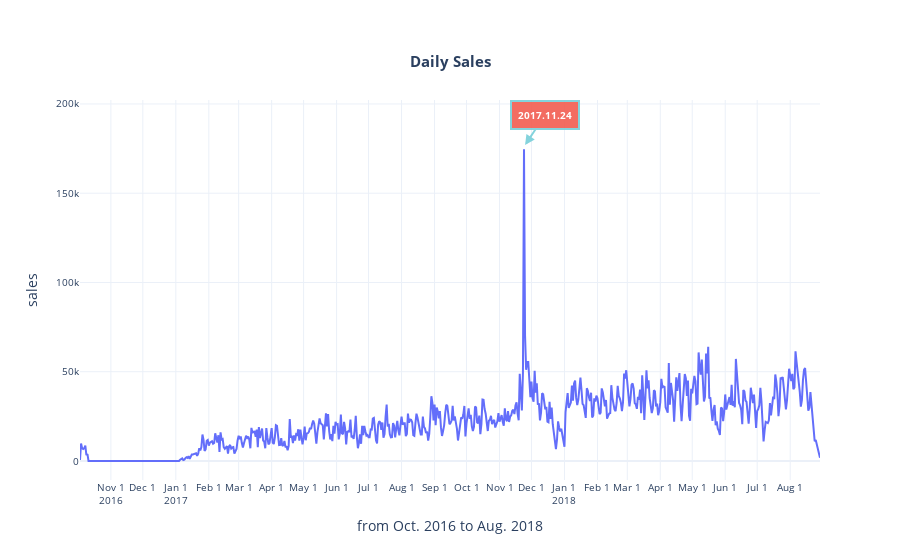

Notebook code for this chart:
### Code cell
fig = go.Figure()
fig.add_trace(
    go.Scatter(
        x=payment_day_df.index, 
        y=payment_day_df['payment_value'], 
    )
)
fig.update_layout(
    {
        "title": {
            "text": "<b>Daily Sales</b>",
            "x": 0.5,
            "y": 0.9,
            "font": {
                "size": 15
            }
        },
        "xaxis": {
            "title": "from Oct. 2016 to Aug. 2018",
            "showticklabels":True,
            "tick0": "2016-10-01",
            "dtick": "M1",
            "tickfont": {
                "size": 10                
            }
        },
        "yaxis": {
            "title": "sales",
            "tickfont": {
                "size": 10                
            }
        },
        "template":'plotly_white'
    },
fig.add_annotation(
            x="2017-11-25",
            y=177000,
            text="<b>2017.11.24</b>",
            showarrow=True,
            font=dict(
                size=10,
                color="#ffffff"
                ),
            align="center",
            arrowhead=2,
            arrowsize=1,
            arrowwidth=2,
            arrowcolor="#77CFD9",
            ax=20,
            ay=-30,
            bordercolor="#77CFD9",
            borderwidth=2,
            borderpad=6,
            bgcolor="#F25D50",
            opacity=0.9
)
)

fig.show()

### Figure 1 — Plotly figure (JSON) as saved in the notebook; plotly's stock layout.template omitted (floating-point values rounded to 4 significant figures; data arrays with more than 128 entries replaced by an {"elided": "..."} marker saying what was removed)
{"data": [{"type": "scatter", "x": {"elided": "696 str values"}, "y": {"elided": "696 float values"}}], "layout": {"annotations": [{"align": "center", "arrowcolor": "#77CFD9", "arrowhead": 2, "arrowsize": 1, "arrowwidth": 2, "ax": 20, "ay": -30, "bgcolor": "#F25D50", "bordercolor": "#77CFD9", "borderpad": 6, "borderwidth": 2, "font": {"color": "#ffffff", "size": 10}, "opacity": 0.9, "showarrow": true, "text": "<b>2017.11.24</b>", "x": "2017-11-25", "y": 177000}], "title": {"font": {"size": 15}, "text": "<b>Daily Sales</b>", "x": 0.5, "y": 0.9}, "xaxis": {"dtick": "M1", "showticklabels": true, "tick0": "2016-10-01", "tickfont": {"size": 10}, "title": {"text": "from Oct. 2016 to Aug. 2018"}}, "yaxis": {"tickfont": {"size": 10}, "title": {"text": "sales"}}}}
